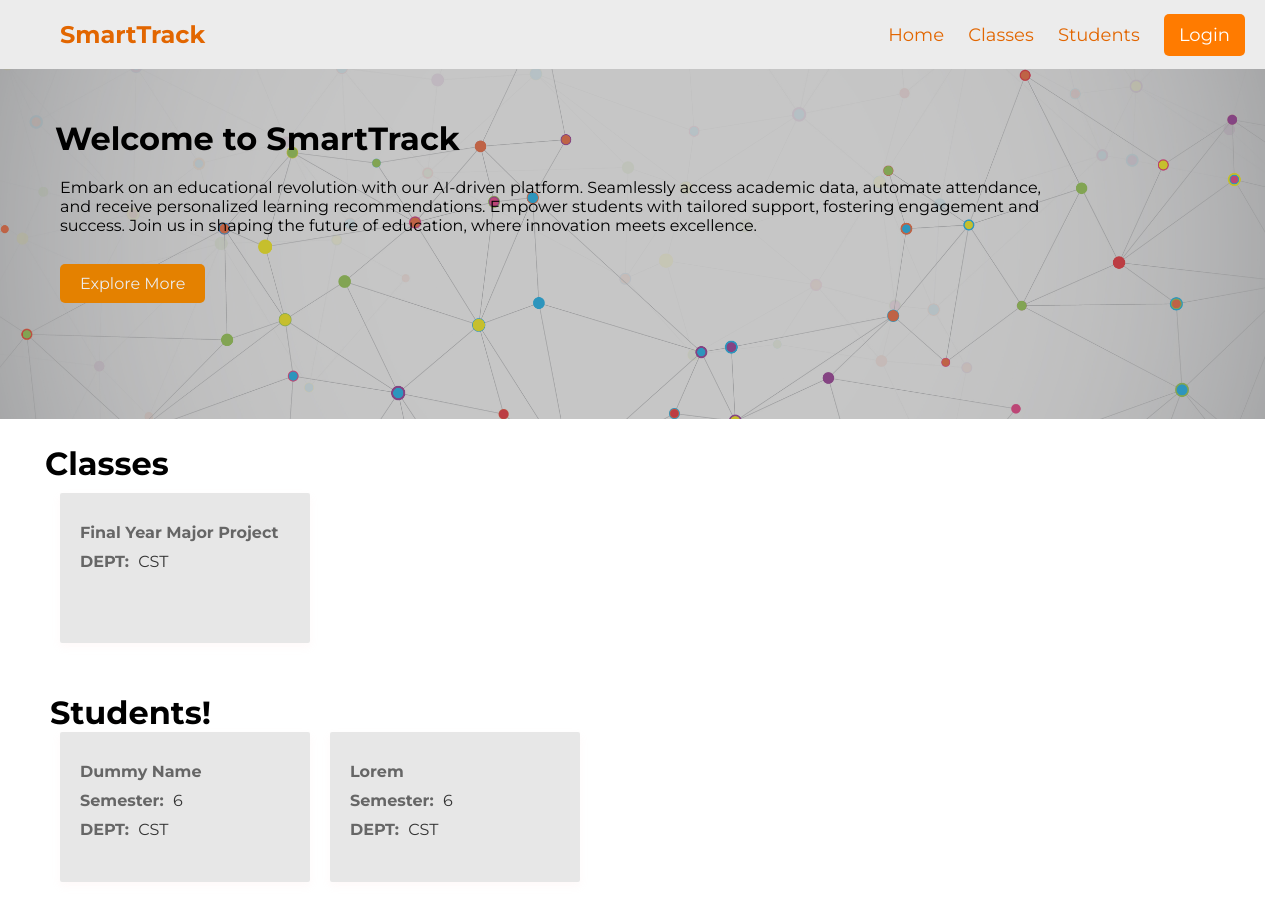
Page /website/index.php on the committed database.
### tables this page shows
CREATE TABLE `classes` (
  `id` int NOT NULL,
  `topic` varchar(255) NOT NULL,
  `teacher` varchar(255) NOT NULL,
  `description` text NOT NULL,
  `DEPT` varchar(25) NOT NULL,
  `start_time` datetime NOT NULL DEFAULT CURRENT_TIMESTAMP,
  `end_time` datetime NOT NULL,
  `notes` longtext
);

CREATE TABLE `student_info` (
  `id` int NOT NULL,
  `email` varchar(255) NOT NULL,
  `password` varchar(9999) NOT NULL,
  `name` varchar(255) NOT NULL,
  `semester` varchar(25) NOT NULL,
  `department` varchar(255) NOT NULL,
  `registration_number` varchar(255) NOT NULL,
  `photos` mediumtext
);

### website/index.php (the view, shortened to what this page needs)
<?php if(isset($_COOKIE['user_email']) && isset($_COOKIE['user_password'])){
    include './connection-files/db_classes_conn.php';
    $mail = $_COOKIE['user_email'];
    $sql = "SELECT * FROM student_info WHERE email = '$mail'";
    $result = mysqli_query($conn, $sql);
    if ($result && mysqli_num_rows($result) > 0) {
        $row = mysqli_fetch_assoc($result);
        $dept = $row['department'];
    } else {
        $name = "Name not found";
    }
    mysqli_close($conn);
}else{
    $dept = [];
}
?>
<!DOCTYPE html>
<html lang="en">
<head>
    <link rel="stylesheet" href="css/index.css">
</head>
<body>
    <header>
        <div class="nav">
            <h1>SmartTrack</h1>
            <div class="nav-items">
                <ul>
                    <li><a href="">Home</a></li>
                    <li><a href="#classes">Classes</a></li>
                    <li><a href="#students">Students</a></li>
                    <?php
                    if(!isset($_COOKIE['user_email']) || !isset($_COOKIE['user_password'])) {
                        echo '<li><a href="./login.php" id="btn-profile">Login</a></li>';
                    }else{
                        echo '<li><a href="./profile.php" id="btn-profile">Profile</a></li>';
                    }
                    ?>
                </ul>
                </div>
            </div>
    </header>
    <div class="slider">
        <div class="slider-warper">
            <h1 class="notes">Welcome to SmartTrack</h1>
        <p class="notes-text">Embark on an educational revolution with our AI-driven platform. Seamlessly access academic data, automate attendance, and receive personalized learning recommendations. Empower students with tailored support, fostering engagement and success. Join us in shaping the future of education, where innovation meets excellence.</p>
        <br>
        <a href="#classes">Explore More</a>
        </div>
    </div>
    <div class="classes" id="classes">
        <h1 class="classes-head">
            Classes
        </h1>
        <div class="classes-container">
        <?php
include './connection-files/db_classes_conn.php';
$currentDateTime = date('Y-m-d H:i:s');
if(!$dept){
    $sql = "SELECT * FROM classes WHERE end_time > '$currentDateTime'";
}else{
    $sql = "SELECT * FROM classes WHERE end_time > '$currentDateTime' and DEPT = '$dept'";
}
$result = mysqli_query($conn, $sql);
if (mysqli_num_rows($result) > 0) {
    while ($row = mysqli_fetch_assoc($result)) {
        echo '<a href="class.php?id=' . $row['id'] . '" class="card">';
        echo '<p><span>'. $row['topic'] . '</span> </p>';
        echo '<p><span>DEPT:</span> ' . $row['DEPT'] . '</p>';
        echo '</a>';
    }
} else {
    echo '<p>No upcoming classes found</p>';
}
?>
        </div>
    <div class="students-container">
        <h1 class="students-head" id="students">Students!</h1>
        <div class="student-details">
        <?php
include './connection-files/db_classes_conn.php';
if(!$dept){
    $sql = "SELECT * FROM student_info";
}else{
    $sql = "SELECT * FROM student_info WHERE department = '$dept' and email != '$mail'";
}
$result = mysqli_query($conn, $sql);
if (mysqli_num_rows($result) > 0) {
    while ($row = mysqli_fetch_assoc($result)) {
        echo '<a href="student.php?id=' . $row['id'] . '" class="card">';
        echo '<p><span>'. $row['name'] . '</span> </p>';
        echo '<p><span>Semester:</span> ' . $row['semester'] . '</p>';
        echo '<p><span>DEPT:</span> ' . $row['department'] . '</p>';
        echo '</a>';
    }
} else {
    echo '<p>No Students found!</p>';
}
?>
        </div>
    </div>
    </body>
</html>

### website/css/index.css (style rules this page uses)
body { font-family: "Montserrat", sans-serif; overflow-x: hidden; background-color: #f9f9f9; }
* { padding: 0; margin: 0; }
body { background-color: var(--background-color); color: var(--text-color); height: 200vh; }
header { background-color: #ececec; color: #e26600; padding: 20px; text-align: center; }
.nav { display: flex; justify-content: space-between; align-items: center; }
.nav h1 { margin: 0; font-size: 24px; font-weight: bold; padding-left: 40px; cursor: pointer; }
.nav-items ul { list-style-type: none; padding: 0; margin: 0; }
.nav-items ul li { display: inline-block; margin-right: 20px; font-size: 18px; }
.nav-items a { color: #e26600; text-decoration: none; }
.nav-items ul li:last-child { margin-right: 0; }
#btn-profile { background-color: #ff7b00; color: #ffffff; padding: 10px 15px 10px 15px; border-radius: 5px; }
.slider { height: 350px; background-color: #c5c5c5; width: 100%; box-shadow: 15px 0 0 0 #000000; background: url('/img/background-slider.jpg'); background-size: cover; background-position: center; }
.slider h1 { padding: 50px 0px 20px 0px; }
.slider p { padding: 0px 0px 20px 5px; width: 1000px; }
.slider a { margin-left: 5px; text-decoration: none; color: #ececec; background-color: #e48100; margin-top: 15px; padding: 10px 20px 10px 20px; border-radius: 5px; }
.slider-warper { background-color: rgba(114, 114, 114, 0.4); padding-left: 55px; height: 100%; width: 100%; transition: background-color 0.3s ease; }
.classes-head { padding-left: 45px; padding-top: 25px; }
.classes-container { overflow: auto; padding: 10px 50px 10px 50px; }
.card { background-color: #dfdfdfbb; border-radius: 2px; box-shadow: 0 4px 8px rgba(255, 194, 194, 0.1); padding: 20px; margin: 0 10px 20px; width: calc(50% - 20px); max-width: 250px; box-sizing: border-box; display: inline-block; vertical-align: top; transition: transform 0.3s ease; height: 150px; text-decoration: none; }
.card p { font-size: 16px; color: #333; margin: 10px 0; }
.card p span { font-weight: bold; color: #666; margin-right: 5px; }
.students-container { padding: 20px 50px 20px 50px; }

### rows in the picture
classes: topic "Final Year Major Project", DEPT "CST"
student_info: name "Dummy Name", semester "6", department "CST"
student_info: name "Lorem", semester "6", department "CST"
